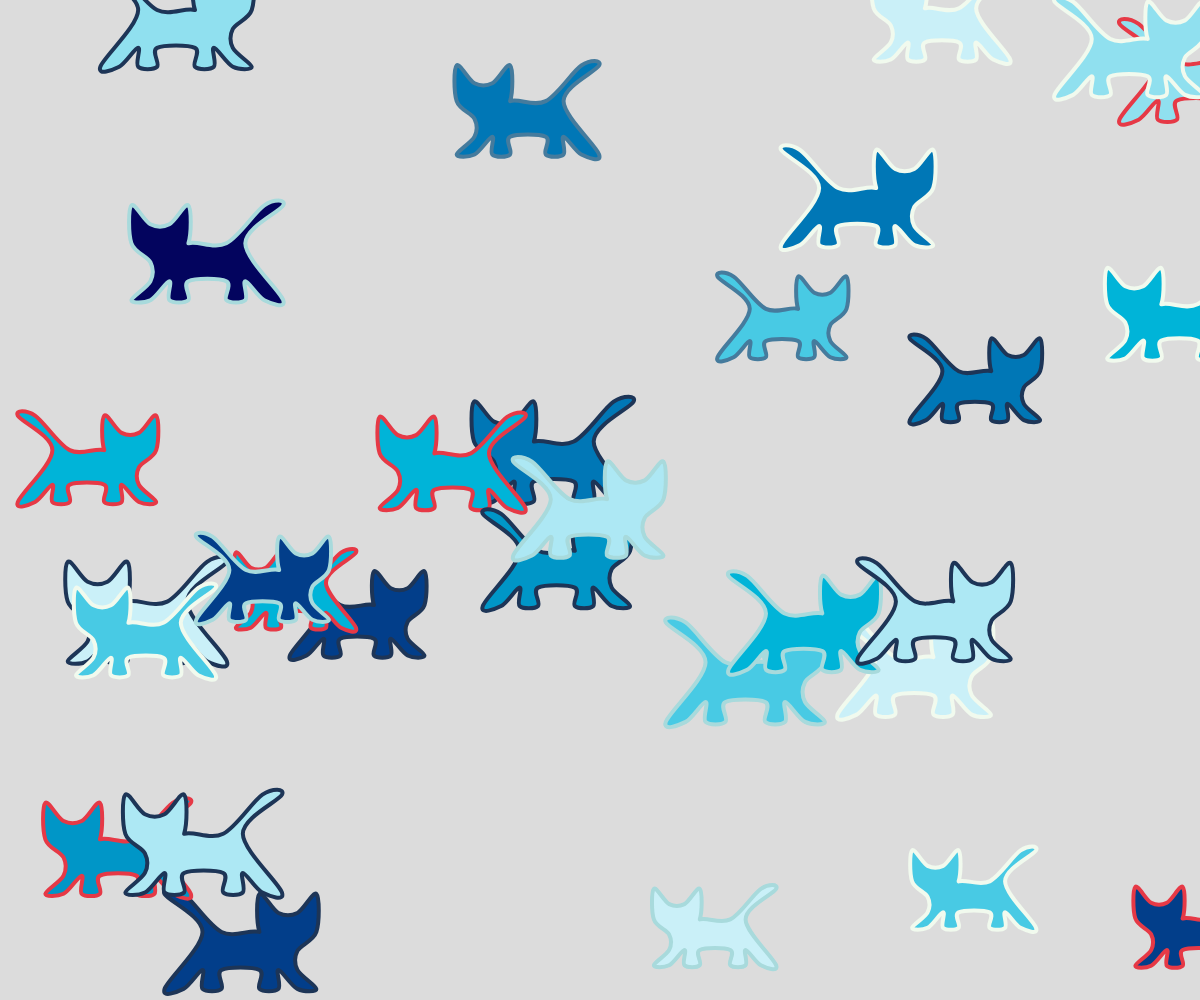
Frame 1 (no input)
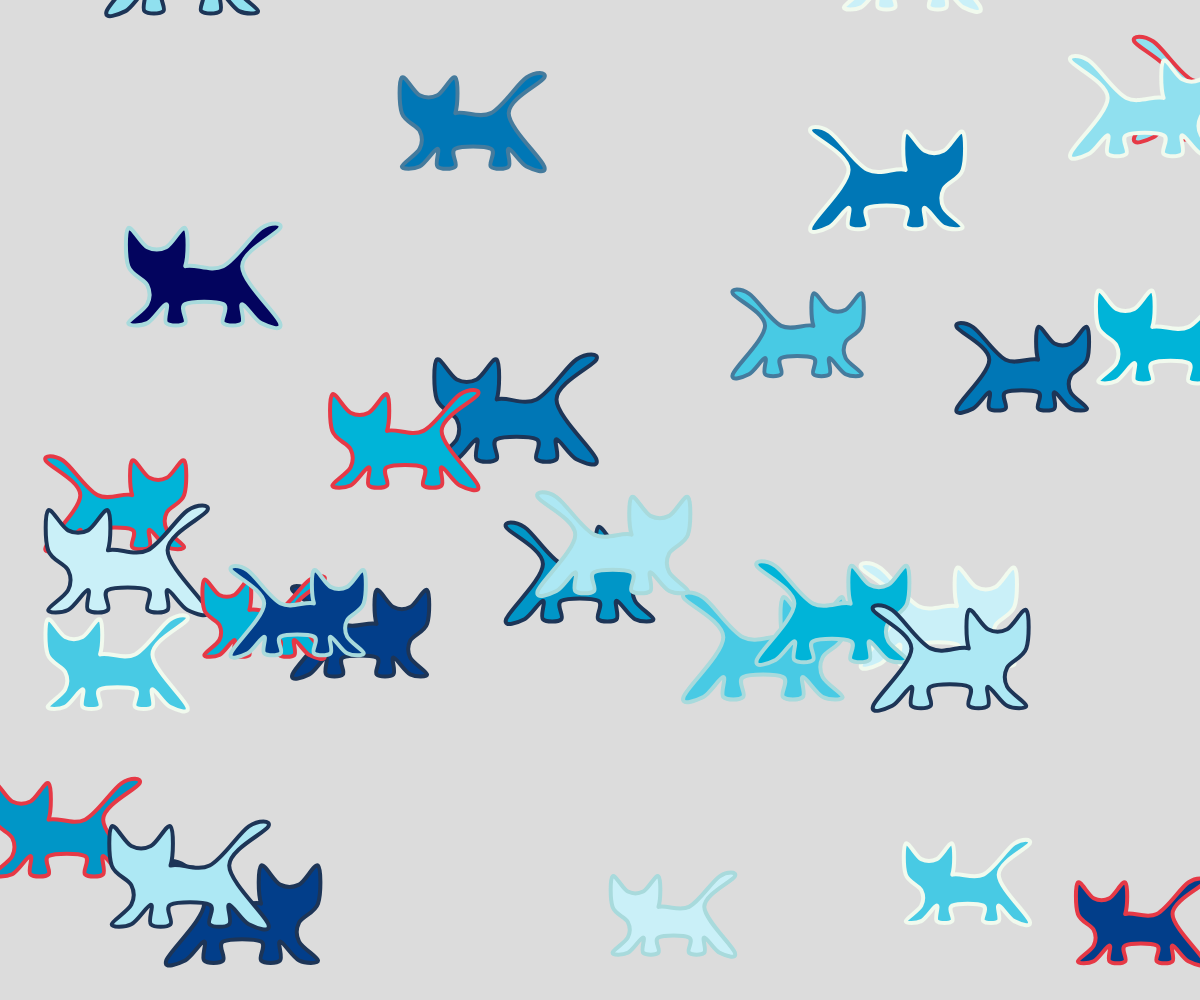
Frame 60 (no input)
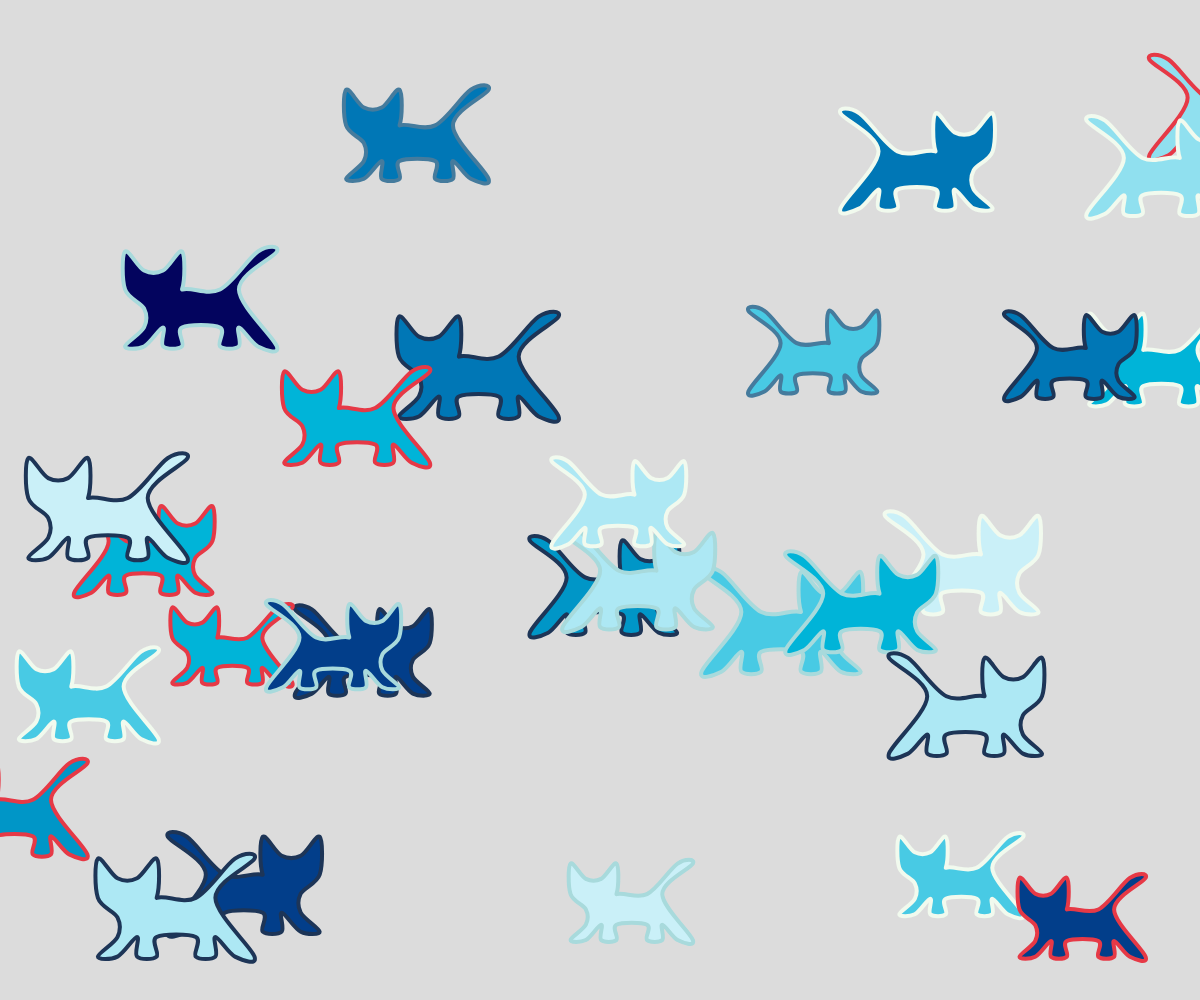
Frame 120 (the mouse pressed at the canvas centre since frame 60)

The p5.js sketch that drew these frames (run headless with seeded random() and noise() and a simulated clock; from frame 60 on, the mouse is pressed at the canvas centre):

// p5.js sketch
// ── sketch.js
// let points = [
// [7,10],[12,6],[12,4],[9,1],[10,-2],[10,-7],[5,-10],[1,-11],[1,-13],[-3,-13],[-14,-4],[-13,4],
// [-11,9],[-12,13],[-10,16],[-8,17],[-5,13],[3,13],[7,16],[10,15],[10,13],[7,10]
// ]


// let points =[[6, -3], [5, 0], [7, 2],[7,4],[6,5],[9,5],[9,6],[8,7],[7,8],[6,8],[5,10],[4,10],[4,9],[5,8],[4,5],[0,5],[-2,4],[-4,1],[-4,-6],[-5,-7],[-10,-6],[-9,-7],[-4,-8],[-3,-7],[-1,-5],[4,4],[3,2],[3,1],[5,-3],[4,-4],[5,-4],[6,-3],[4,1],[5,2],[1,-4],[2,-5],[2,-8],[8,-8],[7,-7],[3,-7],[3,-1],[4,-1],[3,-1],[2,-3],[0,-5],[-4,-2],[-3,-4],[-1,-5],[-1,-9],[5,-10],[6,-9],[0,-8],[0,-5],[1,0],[-1,3],[5,-4],[6,-4],[7,-3],[6,1]];

let points = [[-2, 0], [-1,1], [-1, 3],[-2,2],[-3,2],[-4,3],[-4,1],[-3,0],[-3,-1],[-4,-2],[-3,-2],[-2,-1],[-2,-2],[-1,-2],[-1,-1],[1,-1],[1,-2],[2,-2],[2,-1],[3,-2],[4,-2],[2,1],[4,3],[3,3],[1,1],[-1,1],[-2,0],]; //list資料，

var fill_colors = "03045e-023e8a-0077b6-0096c7-00b4d8-48cae4-90e0ef-ade8f4-caf0f8".split("-").map(a=>"#"+a)
var line_colors = "e63946-f1faee-a8dadc-457b9d-1d3557".split("-").map(a=>"#"+a)

//class:類別，粒子
class Obj{  //宣告一個類別，針對一個畫的圖案
    constructor(args){ //預設值，基本資料(物件的顏色，移動的速度，大小，初始顯示位置)
        this.p = args.p || {x: random(width) ,y:random(height)} //描述為該物件的初始位置
                                                                //||(or)當產生一個物件時，有傳給位置參數，則使用該參數，否則以||後面產出
        this.v = {x: random(-1,1),y:random(-1,1)}  //設定一個物件的移動速度
        this.size = random(15,20)  //一個物件的放大倍率
        this.color = random(fill_colors)
        this.stroke = random(line_colors)
    }
    draw(){  //畫出單一形狀
      push() //執行push()後，依照我的設定，設定原點(0,0)的位置
        translate(this.p.x,this.p.y)
        scale(this.v.x<0?1:-1,-1)
        fill(this.color)
        stroke(this.stroke)
        strokeWeight(4) //線條粗細
        beginShape()
        for(var k=0; k < points.length;k=k+1){
          // line(points[k][0]*this.size,points[k][1]*this.size,points[k+1][0]*this.size,points[k+1][1]*this.size) //須提供兩個點的座標
          // vertex(points[k][0]*this.size,points[k][1]*this.size) //只要設定一個點，當指令到endShape()，會把所有的點串接在一起
          curveVertex(points[k][0]*this.size,points[k][1]*this.size) //畫線為圓弧方式畫圖
        }
        endShape()
      pop()//執行pop()，原點(0,0)設定回整個視窗的右上角
    }
    update(){ //移動的程式碼內容
      this.p.x = this.p.x +this.v.x
      this.p.y = this.p.y +this.v.y
    }
}

var ball //目前要處理物件，暫時放在ball變數內
var balls = [] //把產生的"所有"的物件
function setup() {
  createCanvas(windowWidth, windowHeight);
  for(var i=0;i<30;i=i+1){ //i=0,1,2,3,4.......8,9
   ball = new Obj({})  //產生一個Obj class元件
   balls.push(ball)  //把ball的物件放到balls陣列內
  }
}

function draw() {
  background(220);
  // for(var j=0;j<balls.length;j=j+1){
  //   ball = balls[j]
  //   ball.draw()
  //   ball.update()
  // }
  for(let ball of balls)
  {
    ball.draw()
    ball.update()
  }
}

function mousePressed(){
  ball = new Obj({
    p:{x:mouseX,y:mouseY}
  }) //再滑鼠按下的地方，產生一個新的Obj class元件
  balls.push(ball) //把ball的物件放入到balls陣列內(丟到倉庫)

}
